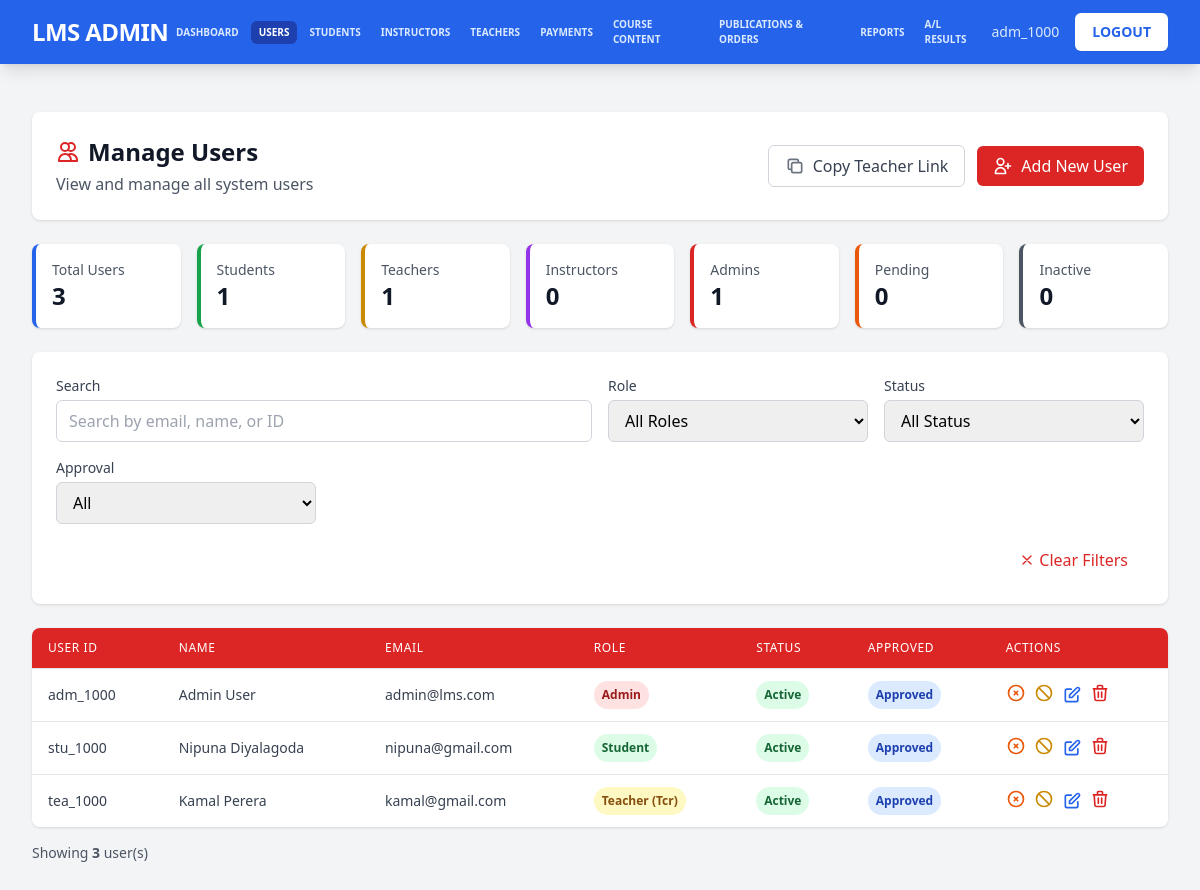
/admin/users.php (signed in), run on an earlier commit of the app's database.
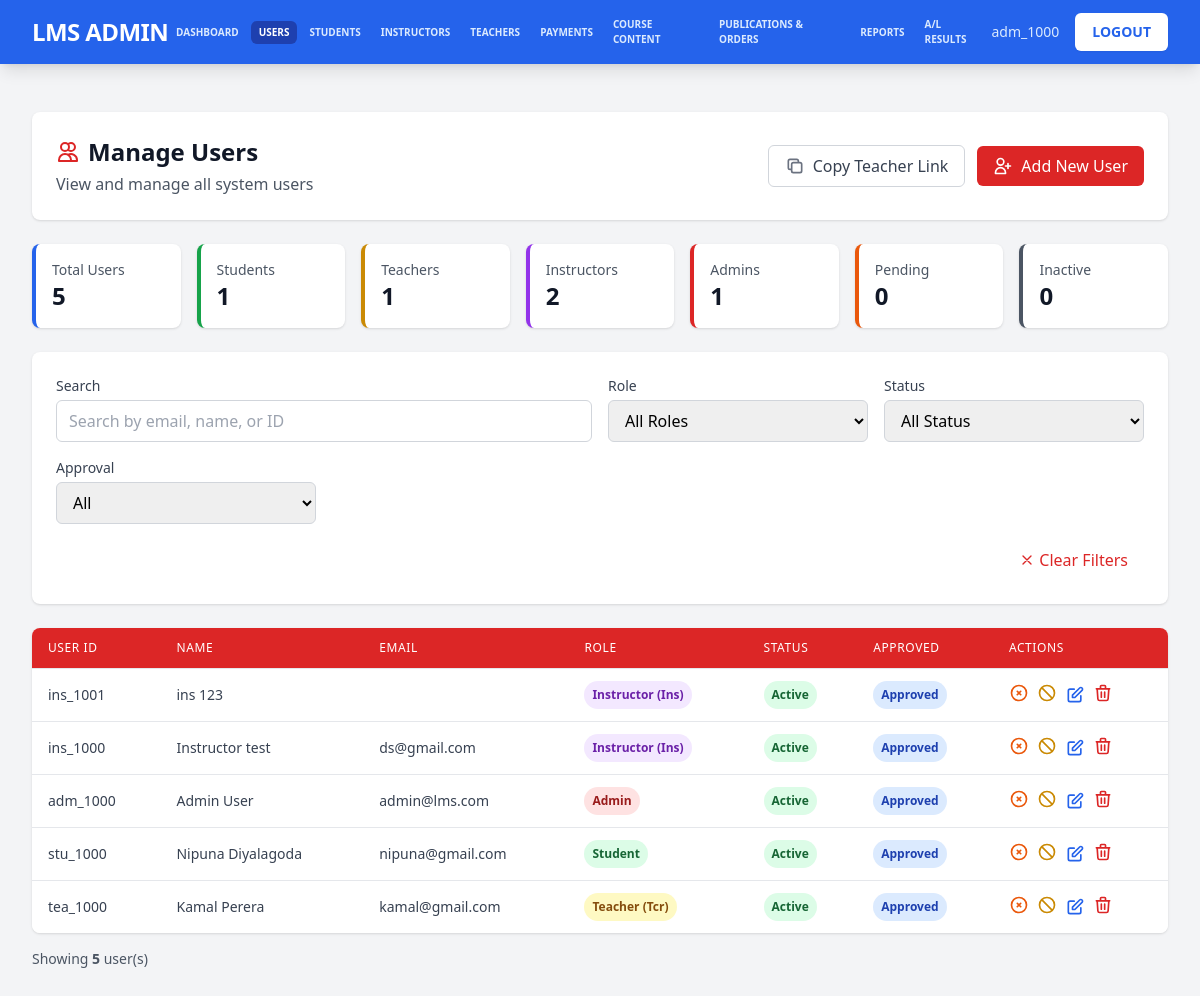
And on a later commit of the database.
### tables this page shows
CREATE TABLE `users` (
  `user_id` varchar(20) NOT NULL COMMENT 'Unique user ID (e.g., stu_0001, tea_1000, adm_1000)',
  `email` varchar(255) DEFAULT NULL,
  `password` varchar(255) NOT NULL COMMENT 'Hashed password',
  `role` enum('student','teacher','instructor','admin') NOT NULL DEFAULT 'student' COMMENT 'User role: student, teacher, instructor, admin',
  `first_name` varchar(100) DEFAULT NULL COMMENT 'First name',
  `second_name` varchar(100) DEFAULT NULL COMMENT 'Last name',
  `dob` date DEFAULT NULL COMMENT 'Date of birth',
  `school_name` varchar(200) DEFAULT NULL COMMENT 'School name',
  `exam_year` int(4) DEFAULT NULL COMMENT 'Exam year (e.g., 2024)',
  `closest_town` varchar(100) DEFAULT NULL COMMENT 'Closest town',
  `district` varchar(100) DEFAULT NULL COMMENT 'District',
  `address` text DEFAULT NULL COMMENT 'Full address',
  `nic_no` varchar(20) DEFAULT NULL COMMENT 'NIC number',
  `mobile_number` varchar(20) DEFAULT NULL COMMENT 'Mobile phone number',
  `whatsapp_number` varchar(20) DEFAULT NULL COMMENT 'WhatsApp number',
  `gender` enum('male','female') DEFAULT NULL COMMENT 'Gender',
  `profile_picture` varchar(255) DEFAULT NULL COMMENT 'Path to profile picture',
  `registering_date` date NOT NULL COMMENT 'Date of registration',
  `status` tinyint(1) NOT NULL DEFAULT 1 COMMENT 'Account status: 1=active, 0=inactive',
  `approved` tinyint(1) NOT NULL DEFAULT 0 COMMENT 'Approval status: 1=approved, 0=not approved',
  `al_details_requested` tinyint(1) DEFAULT 0,
  `verification_method` varchar(20) DEFAULT 'none' COMMENT 'Verification method: nic, mobile, none',
  `created_at` timestamp NOT NULL DEFAULT current_timestamp() COMMENT 'Record creation timestamp',
  `updated_at` timestamp NOT NULL DEFAULT current_timestamp() ON UPDATE current_timestamp() COMMENT 'Record update timestamp',
  `session_token` varchar(64) DEFAULT NULL COMMENT 'Session token for single login',
  `session_created_at` datetime DEFAULT NULL COMMENT 'Session creation timestamp',
  `commission_rate` decimal(5,2) DEFAULT 75.00,
  `requested_commission_rate` decimal(5,2) DEFAULT 75.00,
  `rating` decimal(3,2) DEFAULT 0.00,
  `hourly_rate` decimal(10,2) DEFAULT 0.00,
  `rating_count` int(11) DEFAULT 0,
  `total_rating` decimal(12,2) DEFAULT 0.00
);

### admin/users.php (the view, shortened to what the rows shown need)
<?php
require_once '../config.php';
$query = "SELECT user_id, email, role, first_name, second_name, mobile_number, whatsapp_number, status, approved, registering_date FROM users WHERE 1=1";
$query .= " ORDER BY registering_date DESC, user_id ASC";
$stmt = $conn->prepare($query);
$stmt->execute();
$result = $stmt->get_result();
$users = $result->fetch_all(MYSQLI_ASSOC);
?>
<!DOCTYPE html>
<html lang="en">
<head>
    <script src="https://cdn.tailwindcss.com"></script>
</head>
<body class="bg-gray-100">
    <div class="max-w-7xl mx-auto py-6 sm:px-6 lg:px-8">
        <div class="px-4 py-6 sm:px-0">
            <div class="bg-white rounded-lg shadow p-6 mb-6">
                <div class="flex items-center justify-between">
                    <div>
                        <h1 class="text-2xl font-bold text-gray-900 flex items-center space-x-2">
                            <svg class="w-6 h-6 text-red-600" fill="none" stroke="currentColor" viewBox="0 0 24 24">
                                <path stroke-linecap="round" stroke-linejoin="round" stroke-width="2" d="M12 4.354a4 4 0 110 5.292M15 21H3v-1a6 6 0 0112 0v1zm0 0h6v-1a6 6 0 00-9-5.197M13 7a4 4 0 11-8 0 4 4 0 018 0z"></path>
                            </svg>
                            <span>Manage Users</span>
                        </h1>
                    </div>
                </div>
            </div>
            <div class="bg-white rounded-lg shadow overflow-hidden">
                <div class="overflow-x-auto">
                    <table class="min-w-full divide-y divide-gray-200">
                        <thead class="bg-red-600">
                            <tr>
                                <th class="px-4 py-3 text-left text-xs font-medium text-white uppercase tracking-wider">User ID</th>
                                <th class="px-4 py-3 text-left text-xs font-medium text-white uppercase tracking-wider">Name</th>
                                <th class="px-4 py-3 text-left text-xs font-medium text-white uppercase tracking-wider">Email</th>
                                <th class="px-4 py-3 text-left text-xs font-medium text-white uppercase tracking-wider">Role</th>
                                <th class="px-4 py-3 text-left text-xs font-medium text-white uppercase tracking-wider">Status</th>
                                <th class="px-4 py-3 text-left text-xs font-medium text-white uppercase tracking-wider">Approved</th>
                                <th class="px-4 py-3 text-left text-xs font-medium text-white uppercase tracking-wider">Actions</th>
                            </tr>
                        </thead>
                        <tbody class="bg-white divide-y divide-gray-200">
                            <?php if (empty($users)): ?>
                                <tr>
                                    <td colspan="7" class="px-4 py-8 text-center text-gray-500">
                                        No users found matching your criteria.
                                    </td>
                                </tr>
                            <?php else: ?>
                                <?php foreach ($users as $user): ?>
                                    <tr class="hover:bg-gray-50">
                                        <td class="px-4 py-3 whitespace-nowrap text-sm text-gray-700">
                                            <?php echo htmlspecialchars($user['user_id']); ?>
                                        </td>
                                        <td class="px-4 py-3 whitespace-nowrap text-sm text-gray-700">
                                            <?php echo htmlspecialchars(trim(($user['first_name'] ?? '') . ' ' . ($user['second_name'] ?? '')) ?: 'N/A'); ?>
                                        </td>
                                        <td class="px-4 py-3 whitespace-nowrap text-sm text-gray-700">
                                            <?php echo htmlspecialchars($user['email']); ?>
                                        </td>
                                        <td class="px-4 py-3 whitespace-nowrap">
                                            <span class="px-2 py-1 inline-flex text-xs leading-5 font-semibold rounded-full
                                                <?php
                                                echo match($user['role']) {
                                                    'admin' => 'bg-red-100 text-red-800',
                                                    'teacher' => 'bg-yellow-100 text-yellow-800',
                                                    'instructor' => 'bg-purple-100 text-purple-800',
                                                    default => 'bg-green-100 text-green-800'
                                                };
                                                ?>">
                                                <?php
                                                    echo ucfirst($user['role']);
                                                    if($user['role'] === 'teacher') echo ' (Tcr)';
                                                    if($user['role'] === 'instructor') echo ' (Ins)';
                                                ?>
                                            </span>
                                        </td>
                                        <td class="px-4 py-3 whitespace-nowrap">
                                            <?php if ($user['status'] == 1): ?>
                                                <span class="px-2 py-1 inline-flex text-xs leading-5 font-semibold rounded-full bg-green-100 text-green-800">Active</span>
                                            <?php else: ?>
                                                <span class="px-2 py-1 inline-flex text-xs leading-5 font-semibold rounded-full bg-gray-100 text-gray-800">Inactive</span>
                                            <?php endif; ?>
                                        </td>
                                        <td class="px-4 py-3 whitespace-nowrap">
                                            <?php if ($user['approved'] == 1): ?>
                                                <span class="px-2 py-1 inline-flex text-xs leading-5 font-semibold rounded-full bg-blue-100 text-blue-800">Approved</span>
                                            <?php else: ?>
                                                <span class="px-2 py-1 inline-flex text-xs leading-5 font-semibold rounded-full bg-orange-100 text-orange-800">Pending</span>
                                            <?php endif; ?>
                                        </td>
                                        <td class="px-4 py-3 whitespace-nowrap text-sm font-medium">
                                            <div class="flex items-center space-x-2">
                                                <?php if ($user['approved'] == 0): ?>
                                                    <form method="POST" action="" class="inline">
                                                        <input type="hidden" name="user_id" value="<?php echo htmlspecialchars($user['user_id']); ?>">
                                                        <input type="hidden" name="action" value="approve">
                                                        <button type="submit" class="text-green-600 hover:text-green-900" title="Approve">
                                                            <svg class="w-5 h-5" fill="none" stroke="currentColor" viewBox="0 0 24 24">
                                                                <path stroke-linecap="round" stroke-linejoin="round" stroke-width="2" d="M9 12l2 2 4-4m6 2a9 9 0 11-18 0 9 9 0 0118 0z"></path>
                                                            </svg>
                                                        </button>
                                                    </form>
                                                <?php else: ?>
                                                    <form method="POST" action="" class="inline">
                                                        <button type="submit" class="text-orange-600 hover:text-orange-900" title="Disapprove">
                                                            <svg class="w-5 h-5" fill="none" stroke="currentColor" viewBox="0 0 24 24">
                                                                <path stroke-linecap="round" stroke-linejoin="round" stroke-width="2" d="M10 14l2-2m0 0l2-2m-2 2l-2-2m2 2l2 2m7-2a9 9 0 11-18 0 9 9 0 0118 0z"></path>
                                                            </svg>
                                                        </button>
                                                    </form>
                                                <?php endif; ?>
                                                <?php if ($user['status'] == 1): ?>
                                                    <form method="POST" action="" class="inline">
                                                        <button type="submit" class="text-yellow-600 hover:text-yellow-900" title="Deactivate">
                                                            <svg class="w-5 h-5" fill="none" stroke="currentColor" viewBox="0 0 24 24">
                                                                <path stroke-linecap="round" stroke-linejoin="round" stroke-width="2" d="M18.364 18.364A9 9 0 005.636 5.636m12.728 12.728A9 9 0 015.636 5.636m12.728 12.728L5.636 5.636"></path>
                                                            </svg>
                                                        </button>
                                                    </form>
                                                <?php endif; ?>
                                                <a href="edit_user.php?user_id=<?php echo htmlspecialchars($user['user_id']); ?>" class="text-blue-600 hover:text-blue-900" title="Edit">
                                                    <svg class="w-5 h-5" fill="none" stroke="currentColor" viewBox="0 0 24 24">
                                                        <path stroke-linecap="round" stroke-linejoin="round" stroke-width="2" d="M11 5H6a2 2 0 00-2 2v11a2 2 0 002 2h11a2 2 0 002-2v-5m-1.414-9.414a2 2 0 112.828 2.828L11.828 15H9v-2.828l8.586-8.586z"></path>
                                                    </svg>
                                                </a>
                                                <form method="POST" action="" class="inline" onsubmit="return confirm('Are you sure you want to delete this user? This action cannot be undone.');">
                                                    <button type="submit" class="text-red-600 hover:text-red-900" title="Delete">
                                                        <svg class="w-5 h-5" fill="none" stroke="currentColor" viewBox="0 0 24 24">
                                                            <path stroke-linecap="round" stroke-linejoin="round" stroke-width="2" d="M19 7l-.867 12.142A2 2 0 0116.138 21H7.862a2 2 0 01-1.995-1.858L5 7m5 4v6m4-6v6m1-10V4a1 1 0 00-1-1h-4a1 1 0 00-1 1v3M4 7h16"></path>
                                                        </svg>
                                                    </button>
                                                </form>
                                            </div>
                                        </td>
                                    </tr>
                                <?php endforeach; ?>
                            <?php endif; ?>
                        </tbody>
                    </table>
                </div>
            </div>
        </div>
    </div>
</body>
</html>

What changed in the data, as far as the page shows it:
added users: user_id "ins_1001", first_name+second_name "ins 123", role "Instructor", shows "(Ins)", status "Active", approved "Approved"
added users: user_id "ins_1000", first_name+second_name "Instructor test", email "ds@gmail.com", role "Instructor", shows "(Ins)", status "Active", approved "Approved"
Also different on the page:
$stats['total']: "3" → "5"
$stats['instructors']: "0" → "2"
count($users): "3" → "5"
